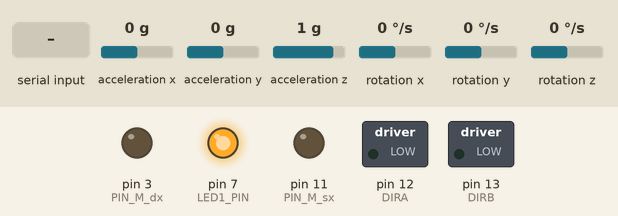
This sketch was run on a simulated Arduino Uno, built with avr-gcc and run on an emulated ATmega328P. Shown: switched loads named in the sketch (green lamp = pin HIGH), output pins drawn as LEDs (lit = HIGH). The test bench sets the inputs (shaded band); at power-on: rotation z 0 °/s, acceleration x 0 g, acceleration y 0 g, acceleration z 1 g, rotation x 0 °/s, rotation y 0 °/s. What the sketch prints to the serial monitor is not drawn.

Above: at 4.2 s.
4.3 s: "1\n" received over Serial
At 4.38 s:
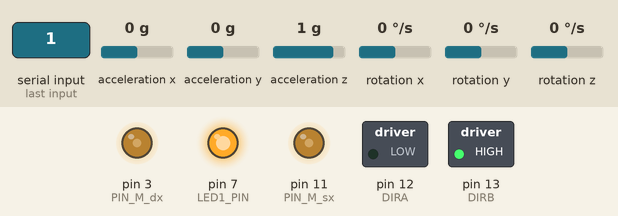
7.3 s: rotation z set to -192 °/s
8.8 s: "f\n" received over Serial
At 10.4 s:
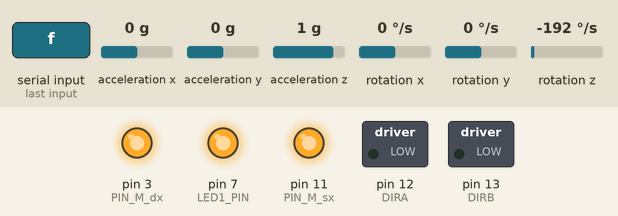
10.7 s: "b\n" received over Serial
At 12.3 s:
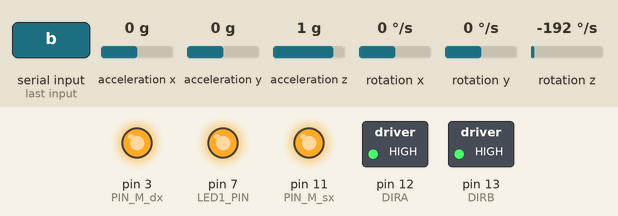
12.6 s: "f\n" received over Serial
At 13.8 s:
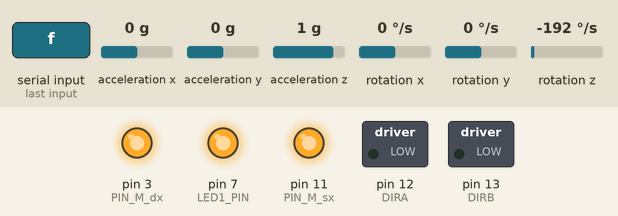
Timing chart, 0 to 15.2 s (numbered marks = the images above; inputs shaded):
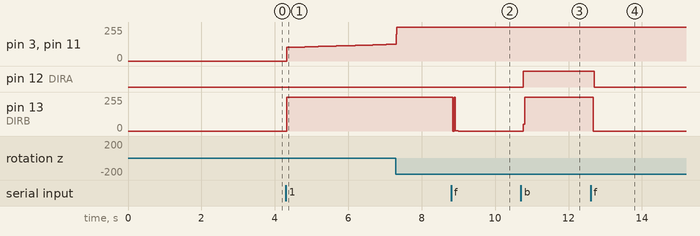

The sketch:

GiulioBot.ino
```cpp
#include <MPU6050_tockn.h>
#include <Wire.h>
#include "DLPF.h"
#include "PID.h"

//Parametri PID
#define     SOGLIA          0.2
#define     KP              0.4
#define     KI              0.04
#define     KD              0.03
//PIN
#define     PIN_M_dx        3
#define     PIN_M_sx        11
#define     DIRA            12
#define     DIRB            13
#define     LED1_PIN        7

//Periodi di attivazione
#define     F_C_MEAS        50.0        //Hz
#define     T_S_LECTURE     1.0/200.0   //s
#define     T_S_STAMP       1.0/15.0    //s
#define     T_S_CTRL        1.0/50.0    //s


//variabili
double z, s_z;
double T_s_lecture_old = 0.00, T_s_stamp_old = 0.00, T_s_ctrl_old = 0.00;
double rif_o =0.00, error = 0.00;
char s_v;

//costanti
const double T_s_lecture = T_S_LECTURE* 1000.00, T_s_stamp = T_S_STAMP* 1000.00, T_s_ctrl = T_S_CTRL* 1000.00;


//Definizione PID
PID PIDs_z (SOGLIA, KP , KI, KD);

//Definizione IMU
MPU6050 mpu6050(Wire);

//Definizione DLPF
LPF LPF_z(F_C_MEAS, T_S_LECTURE);


void setup() {
  Serial.begin(115200);

  pinMode(LED1_PIN, OUTPUT);
  pinMode(DIRA, OUTPUT);
  pinMode(DIRB, OUTPUT);

  Wire.begin();

  mpu6050.begin();
  mpu6050.calcGyroOffsets(true);
  mpu6050.update();
  LPF_z.set_initial_condition(mpu6050.getAngleZ());

  digitalWrite(LED1_PIN, HIGH);

}


void loop() {
//LETTURA IMU
  if (millis() - T_s_lecture_old >= T_s_lecture) {   /// Periodo = 5 ms  Frequenza 200 Hz
    mpu6050.update();                                   ///Si occupa di leggere i valori dall'imu e calcolare il segnale di controllo uscente dal PID
    z= LPF_z.update(mpu6050.getAngleZ());
    s_z = PIDs_z.signal (rif_o, z, T_S_LECTURE);
    T_s_lecture_old = millis();
  }

//CONTROLLO MOTORI
  if (millis() - T_s_ctrl_old >= T_s_ctrl) {    ///Periodo 20ms   Frequenza 50 Hz
    Controllo_Orientamneto(s_z);                  ///si occupa di inviare il segnale di controllo ai motori
    Controllo_Velocita(s_v);
    T_s_ctrl_old = millis();
  }

//STAMPA VALORI e CAMBIO RIFERIMENTI
  if (millis() - T_s_stamp_old >= T_s_stamp) {     ///Periodo 66.66 ms  Frequenza 15 Hz
    cambio_riferimento();                           /// invia in seriale i valori di controllo, riceve dalla seriale i valori di riferimento
    stampa();
    T_s_stamp_old = millis();
  }
}


void Controllo_Orientamneto(double signal){
   if(signal> SOGLIA){
      digitalWrite(DIRA, LOW);
      digitalWrite(DIRB, HIGH);
      analogWrite(PIN_M_dx, int(s_z*255));
      analogWrite(PIN_M_sx, int(s_z*255));

    }else if (signal< -SOGLIA){
      digitalWrite(DIRA, HIGH);
      digitalWrite(DIRB, LOW);
      analogWrite(PIN_M_dx, int(-s_z*255));
      analogWrite(PIN_M_sx, int(-s_z*255));

    }else if (abs(signal)<=SOGLIA){
      //analogWrite(PIN_M_dx, NULL);
      //analogWrite(PIN_M_sx, NULL);
    }
}


void Controllo_Velocita(char signal){
   switch(signal){
    case 'f':
      digitalWrite(DIRA, LOW);
      digitalWrite(DIRB, LOW);
      analogWrite(PIN_M_dx, 255);
      analogWrite(PIN_M_sx, 255);
      break;

    case 'b':
      digitalWrite(DIRA, HIGH);
      digitalWrite(DIRB, HIGH);
      analogWrite(PIN_M_dx, 255);
      analogWrite(PIN_M_sx, 255);
      break;

    default :
      s_v ="\0" ;
      break;
   }
}


void cambio_riferimento() {
  static char inputBuffer[32];
  static uint8_t idx = 0;

  while (Serial.available() > 0) {
    char c = Serial.read();
    if (c == '\r') continue;

    if (c == '\n') {
      inputBuffer[idx] = '\0';

      if (idx > 0) {
        if ((inputBuffer[0] >= 'A' && inputBuffer[0] <= 'Z') ||
            (inputBuffer[0] >= 'a' && inputBuffer[0] <= 'z')) {
          s_v = inputBuffer[0];  // salva direzione
        } else {
          char *endptr;
          float value = strtod(inputBuffer, &endptr);
          if (endptr != inputBuffer && *endptr == '\0') {
            if (value >= -180.0f && value <= 180.0f) {
              rif_o += value;  // somma al riferimento attuale
            } else {
              Serial.println(F("Valore fuori range [-180,+180]"));
            }
          } else {
            Serial.println(F("Formato numero non valido"));
          }
        }
      }
      idx = 0;
    } else {
      if (idx < sizeof(inputBuffer) - 1) {
        inputBuffer[idx++] = c;
      }
    }
  }
}


void stampa() {
  error = rif_o - z;

  //Serial.print(error); Serial.print(,);
  Serial.print(z); Serial.print(",");
  Serial.print(s_z); Serial.print(",");
  Serial.print(rif_o); Serial.print(",");
  Serial.print(s_v); Serial.println(";");
}
```

DLPF.h
```cpp
#ifndef _FILTER_H_
#define _FILTER_H_
#include <math.h>

class LPF{
    private:
        double _y_old;
        double _y;
        double _alfa;
    public:
        LPF(double f_c, double T_s);//Definizione Costruttore
        double update(double x_raw);
        void set_initial_condition (double y_0);
};
LPF::LPF(double f_c, double T_s){//COSTRUTTORE implementazione
    double tau_c= 1.0/(2.0*PI*f_c); //const. di tempo (data frequenza di taglio(_c = cut))
    _alfa = (T_s ) / (tau_c + T_s );
    _y = 0.0;
    _y_old=_y;
}

void LPF::set_initial_condition(double y_0){
    _y=y_0;
    _y_old=_y;
}
double LPF::update(double x_raw) {
    _y = ((1 - _alfa) * _y_old) + ( _alfa * x_raw);
    _y_old = _y;
    return _y;
}
#endif // _FILTER_H_
```

PID.h
```cpp
#ifndef _PID_H_
#define _PID_H_

#include <math.h>


class PID{
    private:
        double _e;
        double _u;
        double _e_i;
        double _delta;
        double _Kp;
        double _Ki;
        double _Kd;
    public:
        PID(double soglia, double Kp, double Ki, double Kd );//Definizione Costruttore
        double  signal(double X_des, double X_mis, double Sec);
        double error(double a1, double a2);
};

PID::PID(double soglia,  double Kp, double Ki, double Kd){//COSTRUTTORE implementazione
  _e = 0.00;
  _u = 0.00;
  _e_i=0.00;
  _Kp = Kp;
  _Ki = Ki;
  _Kd = Kd;
  _delta = soglia;

}

double PID::signal(double X_des, double X_mis, double Sec){//COSTRUTTORE implementazione
  _e = error(X_des, X_mis);
  _e_i += _e * Sec;
  _u = _e * _Kp + _e_i * _Ki;
  if (_u > 1) {
    _u = 1;
    _e_i -= _e * Sec;
  }
  if (_u < - 1) {
    _u = -1;
    _e_i -= _e * Sec;
  }
  return _u;
}


double PID::error(double a1, double a2) {
  a1 = a1;
  a2 = a2;
  double err = 0.00;
  if (a1 > a2) {
    err = a1 - a2;
  } else if (a1 < a2) {
    err = (a2 - a1) * -1;
  }
  if (abs(err) < _delta) err = 0.000;
  return err;
}


#endif // _PID_H_
```

Measured:
- after the input at 4.3 s, pin 3 (PIN_M_dx), pin 11 (PIN_M_sx): moves from 0/255 to 125/255 over 2.8 s, starting at once; pin 13 (DIRB): 0/255 → 255/255 at once
- after the input at 8.8 s, pin 13 (DIRB): 255/255 → 1/255 at once, → 0/255 0.16 s later
- after the input at 10.7 s, pin 12 (DIRA): LOW → HIGH after 0.06 s; pin 13 (DIRB): 0/255 → 255/255 after 0.07 s
- after the input at 12.6 s, pin 12 (DIRA): HIGH → LOW after 0.10 s; pin 13 (DIRB): 255/255 → 0/255 after 0.07 s
